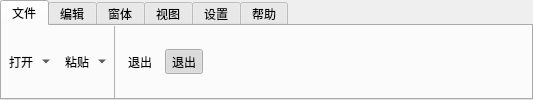
         <widget class="QTabWidget" name="tabWidgetMenuBar">
          <property name="minimumSize">
           <size>
            <width>0</width>
            <height>34</height>
           </size>
          </property>
          <property name="maximumSize">
           <size>
            <width>16777215</width>
            <height>6666</height>
           </size>
          </property>
          <property name="styleSheet">
           <string notr="true"/>
          </property>
          <property name="currentIndex">
           <number>0</number>
          </property>
          <property name="elideMode">
           <enum>Qt::ElideNone</enum>
          </property>
          <property name="tabBarAutoHide">
           <bool>true</bool>
          </property>
          <widget class="QWidget" name="tab">
           <attribute name="title">
            <string>文件</string>
           </attribute>
           <layout class="QHBoxLayout" name="horizontalLayout">
            <property name="leftMargin">
             <number>0</number>
            </property>
            <property name="topMargin">
             <number>0</number>
            </property>
            <property name="rightMargin">
             <number>0</number>
            </property>
            <property name="bottomMargin">
             <number>0</number>
            </property>
            <item>
             <widget class="QToolButton" name="toolButton_4">
              <property name="styleSheet">
               <string notr="true"/>
              </property>
              <property name="text">
               <string>打开</string>
              </property>
              <property name="icon">
               <iconset>
                <normaloff>../../workspace/UMVision/UMVision/icon/folder-open.png</normaloff>../../workspace/UMVision/UMVision/icon/folder-open.png</iconset>
              </property>
              <property name="iconSize">
               <size>
                <width>32</width>
                <height>32</height>
               </size>
              </property>
              <property name="popupMode">
               <enum>QToolButton::MenuButtonPopup</enum>
              </property>
              <property name="toolButtonStyle">
               <enum>Qt::ToolButtonTextUnderIcon</enum>
              </property>
              <property name="autoRaise">
               <bool>true</bool>
              </property>
              <property name="arrowType">
               <enum>Qt::NoArrow</enum>
              </property>
             </widget>
            </item>
            <item>
             <widget class="QToolButton" name="toolButton_5">
              <property name="styleSheet">
               <string notr="true"/>
              </property>
              <property name="text">
               <string>粘贴</string>
              </property>
              <property name="icon">
               <iconset>
                <normaloff>../../workspace/UMVision/UMVision/icon/paste.png</normaloff>../../workspace/UMVision/UMVision/icon/paste.png</iconset>
              </property>
              <property name="iconSize">
               <size>
                <width>32</width>
                <height>32</height>
               </size>
              </property>
              <property name="popupMode">
               <enum>QToolButton::MenuButtonPopup</enum>
              </property>
              <property name="toolButtonStyle">
               <enum>Qt::ToolButtonTextUnderIcon</enum>
              </property>
              <property name="autoRaise">
               <bool>true</bool>
              </property>
              <property name="arrowType">
               <enum>Qt::NoArrow</enum>
              </property>
             </widget>
            </item>
            <item>
             <widget class="Line" name="line">
              <property name="minimumSize">
               <size>
                <width>1</width>
                <height>0</height>
               </size>
              </property>
              <property name="maximumSize">
               <size>
                <width>1</width>
                <height>16777215</height>
               </size>
              </property>
              <property name="styleSheet">
               <string notr="true">border-color:rgb(177,177,177);
background-color:rgb(177,177,177);
color:rgb(177,177,177);
width:2px;</string>
              </property>
              <property name="frameShadow">
               <enum>QFrame::Plain</enum>
              </property>
              <property name="orientation">
               <enum>Qt::Vertical</enum>
              </property>
             </widget>
            </item>
            <item>
             <widget class="QToolButton" name="toolButton_6">
              <property name="styleSheet">
               <string notr="true"/>
              </property>
              <property name="text">
               <string>退出</string>
              </property>
              <property name="icon">
               <iconset>
                <normaloff>../../workspace/UMVision/UMVision/icon/close.png</normaloff>../../workspace/UMVision/UMVision/icon/close.png</iconset>
              </property>
              <property name="iconSize">
               <size>
                <width>32</width>
                <height>32</height>
               </size>
              </property>
              <property name="popupMode">
               <enum>QToolButton::DelayedPopup</enum>
              </property>
              <property name="toolButtonStyle">
               <enum>Qt::ToolButtonTextUnderIcon</enum>
              </property>
              <property name="autoRaise">
               <bool>true</bool>
              </property>
              <property name="arrowType">
               <enum>Qt::NoArrow</enum>
              </property>
             </widget>
            </item>
            <item>
             <widget class="QToolButton" name="toolButton_7">
              <property name="styleSheet">
               <string notr="true"/>
              </property>
              <property name="text">
               <string>退出</string>
              </property>
              <property name="icon">
               <iconset>
                <normaloff>../../workspace/UMVision/UMVision/icon/close.png</normaloff>../../workspace/UMVision/UMVision/icon/close.png</iconset>
              </property>
              <property name="iconSize">
               <size>
                <width>32</width>
                <height>32</height>
               </size>
              </property>
              <property name="checkable">
               <bool>true</bool>
              </property>
              <property name="checked">
               <bool>true</bool>
              </property>
              <property name="popupMode">
               <enum>QToolButton::DelayedPopup</enum>
              </property>
              <property name="toolButtonStyle">
               <enum>Qt::ToolButtonTextUnderIcon</enum>
              </property>
              <property name="autoRaise">
               <bool>true</bool>
              </property>
              <property name="arrowType">
               <enum>Qt::NoArrow</enum>
              </property>
             </widget>
            </item>
            <item>
             <spacer name="horizontalSpacer">
              <property name="orientation">
               <enum>Qt::Horizontal</enum>
              </property>
              <property name="sizeHint" stdset="0">
               <size>
                <width>903</width>
                <height>20</height>
               </size>
              </property>
             </spacer>
            </item>
           </layout>
          </widget>
          <widget class="QWidget" name="tab_2">
           <attribute name="title">
            <string>编辑</string>
           </attribute>
          </widget>
          <widget class="QWidget" name="tab_3">
           <attribute name="title">
            <string>窗体</string>
           </attribute>
          </widget>
          <widget class="QWidget" name="tab_4">
           <attribute name="title">
            <string>视图</string>
           </attribute>
          </widget>
          <widget class="QWidget" name="tab_5">
           <attribute name="title">
            <string>设置</string>
           </attribute>
          </widget>
          <widget class="QWidget" name="tab_6">
           <attribute name="title">
            <string>帮助</string>
           </attribute>
          </widget>
         </widget>
